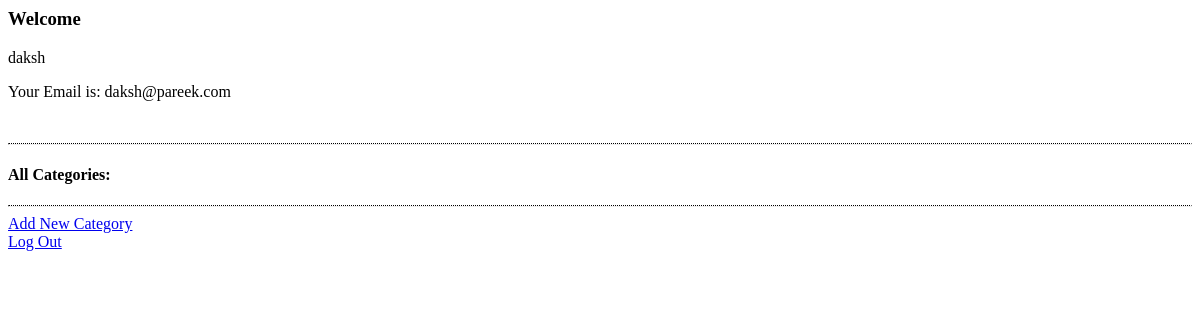
The page / (signed in) on the database as committed earlier.
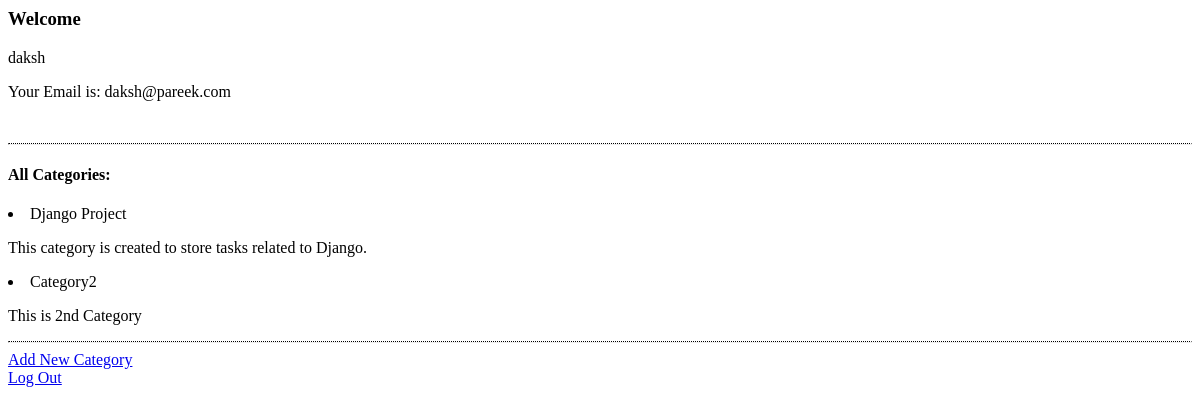
The same page on the database as committed later.
### authentication/models.py (models this page shows)
class CustomUser(AbstractUser):
    email = models.EmailField(blank=False)

### tasks/models.py (models this page shows)
class Category(models.Model):
    category_name=models.CharField(blank=False,max_length=100)
    category_description=models.TextField(blank=False,max_length=500)

### tasks/views.py (the view)
# urls.py: 2. Add a URL to urlpatterns:  path('', views.home, name='home')
def home(request):
    obj=Category.objects.all()
    return render(request,'task/home.html',{'object':obj})

### templates/task/home.html (shortened to what this page needs)
{% extends 'base.html' %}
{% block content %}
{% if user.is_authenticated %}
    <h3>Welcome</h3>
    <p>{{ user.username }}</p>
    <p> Your Email is: {{ user.email }}</p>
    <br>
    <hr style="border-top: dotted 1px;" />
    <h4>All Categories:</h4>
    {% for obj in object %}
     <li>{{ obj.category_name }}</li>
    <p>{{ obj.category_description }}</p>
    {% endfor %}
    <hr style="border-top: dotted 1px;" />
    <a href="{% url 'add_category' %}">Add New Category</a>
    <br>
    <a href="{% url 'logout' %}">Log Out</a>
{% else %}
    <p>You are not logged in.</p>
    <a href="{% url 'login' %}">Log In</a>
    <br>
    <a href="{% url 'signup' %}">Sign Up</a>
{% endif %}
{% endblock %}

### templates/base.html (shortened to what this page needs)
<html>
<head>
</head>
<body>
{% block content %}
{% endblock %}
</body>
</html>

Rows that differ between the two databases and show on the page:
added Category: category_name "Django Project", category_description "This category is created to store tasks related to Django."
added Category: category_name "Category2", category_description "This is 2nd Category"
